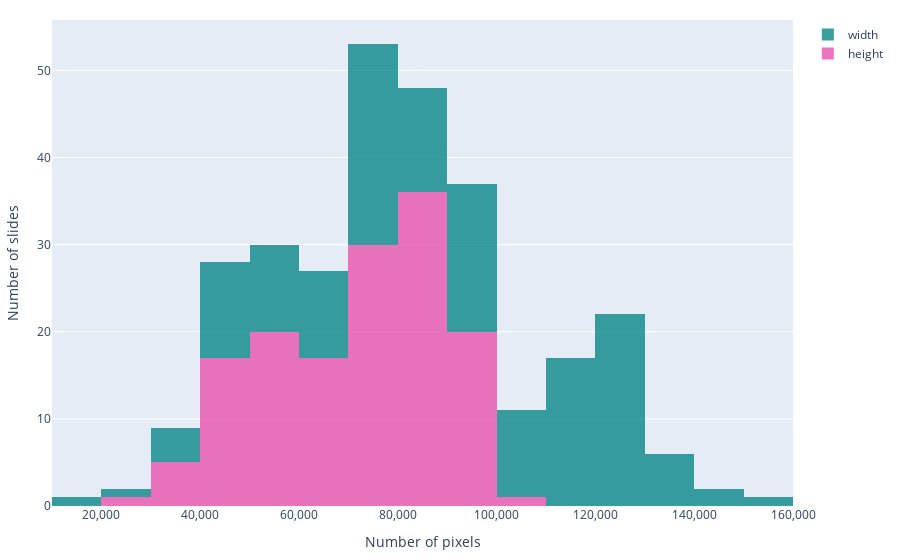

Notebook code cell kept with this figure:
### Code cell
fig = go.Figure()
fig.add_trace(go.Histogram(x=df['Level0_height'], marker_color=cd['pink'], name="height"))
fig.add_trace(go.Histogram(x=df['Level0_width'], marker_color=cd['green'], name="width"))

# The two histograms are drawn on top of another
fig.update_layout(title={
        'y':0.94,
        'x':0.5,
        'xanchor': 'center',
        'yanchor': 'top'},
        xaxis_title_text='Number of pixels',
        xaxis_tickformat=",.0f",
        yaxis_title_text='Number of slides',
        barmode='stack', 
        width=700,
        margin=dict(l=50, r=50, b=50, t=20))
fig.update_traces(opacity=0.8)
fig.show()

### Figure 1 — Plotly figure (JSON) as saved in the notebook; plotly's stock layout.template omitted (floating-point values rounded to 4 significant figures; data arrays with more than 128 entries replaced by an {"elided": "..."} marker saying what was removed)
{"data": [{"marker": {"color": "#E953AD"}, "name": "height", "opacity": 0.8, "type": "histogram", "x": {"elided": "147 int values"}}, {"marker": {"color": "#0a888a"}, "name": "width", "opacity": 0.8, "type": "histogram", "x": {"elided": "147 int values"}}], "layout": {"autosize": true, "barmode": "stack", "margin": {"b": 50, "l": 50, "r": 50, "t": 20}, "title": {"x": 0.5, "xanchor": "center", "y": 0.94, "yanchor": "top"}, "xaxis": {"autorange": true, "range": [10000.0, 160000.0], "tickformat": ",.0f", "title": {"text": "Number of pixels"}, "type": "linear"}, "yaxis": {"autorange": true, "range": [0, 55.79], "title": {"text": "Number of slides"}}}}
